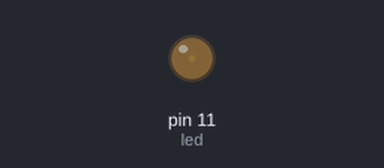
Bench run of a sketch on a simulated Arduino Uno, built with avr-gcc and run on an emulated ATmega328P. Parts: output pins drawn as LEDs (lit = HIGH).

Above: at 0.05 s.
At 1.15 s:
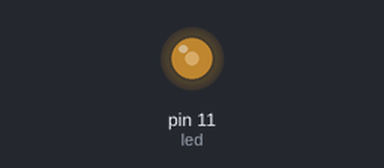
At 2.3 s:
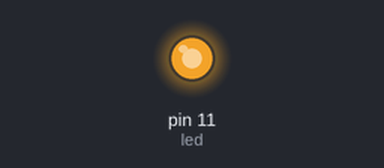
At 4.55 s:
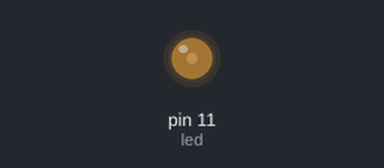
Timing chart, 0 to 6.6 s (numbered marks = the images above):
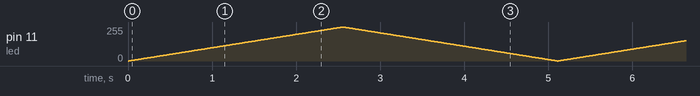

The sketch:

tema8.ino
```cpp
#define led 11

void setup() {
    pinMode(led, OUTPUT);
}

void loop() {
    static byte brillo = 0;
    static byte incremento = 1;

    analogWrite(led, brillo);
    brillo += incremento;
    if ( brillo <= 0 || brillo >= 255) {
	incremento = -incremento;
    }
    delay(10);
}
```
